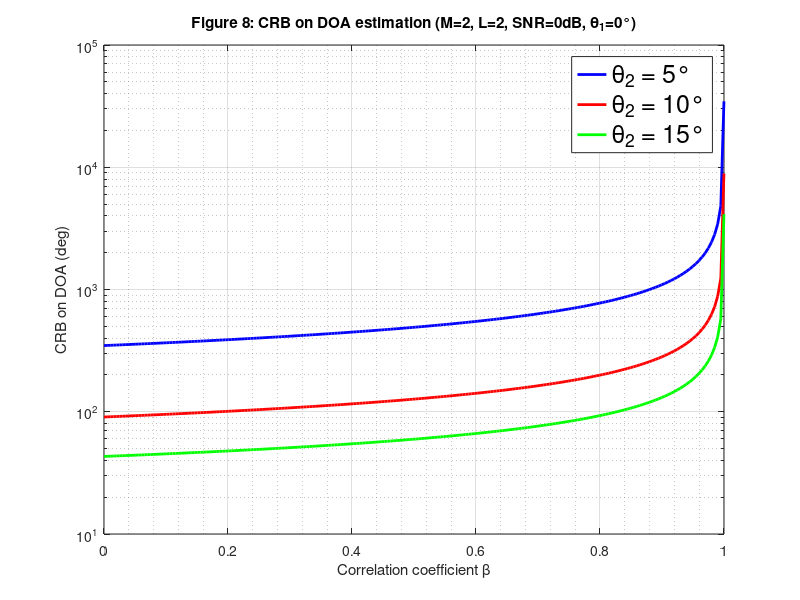

MATLAB code for this plot:



clc;
clear all;
close all;
% addpath('./functions');

rng(42); 


%% 复现 Bekkerman & Tabrikian (2006) Figure 8
% MIMO雷达中两个目标的角度估计CRB，M=2阵元，SNR=0dB
% 目标1固定于0°，目标2分别位于5°,10°,15°，相关系数β从0变化到1

%% 系统参数
M = 2;                      % 阵元数
d_lambda = 0.5;             % 阵元间距（波长归一化）
SNR_dB = 0;                 % 信噪比 (dB)
SNR_lin = 10^(SNR_dB/10);   % 线性值: SNR = N|α|^2/σ_w^2
N = 1;                      % 快拍数（可吸收进SNR，取1简化）
alpha1 = 1;                 % 目标1复振幅幅度
alpha2 = 1;                 % 目标2复振幅幅度
sigma_w2 = N * abs(alpha1)^2 / SNR_lin;  % 噪声方差 (SNR定义见论文(44))

% 角度（度）变换为弧度
theta1_deg = 0;             % 目标1角度
theta2_deg_list = [5, 10, 15];  % 目标2角度列表
beta_vals = linspace(0, 0.9999, 200);  % 相关系数β (0~0.99，避开β=1奇异)

% 预分配结果
CRB_results = zeros(length(theta2_deg_list), length(beta_vals));

%% 辅助函数
% 导向矢量 a(θ) (均匀线阵，半波长间距)
a_func = @(theta_deg) [1; exp(-1j * pi * sind(theta_deg))];

% 导向矢量对角度（弧度）的导数 da/dθ
da_dtheta = @(theta_deg) [0; -1j * pi * cosd(theta_deg) * exp(-1j * pi * sind(theta_deg))];

% A(θ) = a(θ) * a(θ)^T
A_mat = @(theta_deg) a_func(theta_deg) * a_func(theta_deg).';

% A'(θ) = a' a^T + a a'^T
dA_dtheta = @(theta_deg) da_dtheta(theta_deg) * a_func(theta_deg).' + a_func(theta_deg) * da_dtheta(theta_deg).';

% 计算 U * Λ^{1/2} 矩阵 (2x2)
% R_s = [1, beta; beta, 1] 的特征分解
U_sqrtLambda = @(beta) (1/sqrt(2)) * [sqrt(1+beta), sqrt(1-beta); 
                                       sqrt(1+beta), -sqrt(1-beta)];

% 等效导向矢量 d_β(θ) = sqrt(N) * vec( A(θ) * U Λ^{1/2} )   -> 4×1 列向量
d_beta_vec = @(theta_deg, beta) reshape( sqrt(N) * (A_mat(theta_deg) * U_sqrtLambda(beta)), [], 1);

% d_β(θ) 对角度（弧度）的导数 -> 4×1 列向量
d_dbeta_dtheta_vec = @(theta_deg, beta) reshape( sqrt(N) * (dA_dtheta(theta_deg) * U_sqrtLambda(beta)), [], 1);

%% 计算 CRB 的主函数
for k = 1:length(theta2_deg_list)
    theta2_deg = theta2_deg_list(k);
    for b_idx = 1:length(beta_vals)
        beta = beta_vals(b_idx);
        
        % 等效导向矢量及其导数 (均为 4×1)
        d1 = d_beta_vec(theta1_deg, beta);
        d2 = d_beta_vec(theta2_deg, beta);
        d1p = d_dbeta_dtheta_vec(theta1_deg, beta);
        d2p = d_dbeta_dtheta_vec(theta2_deg, beta);
        
        % 构造梯度矩阵 ∂μ/∂ξ (4个观测×6个实参数)
        % 参数顺序: θ1, θ2, Re(α1), Im(α1), Re(α2), Im(α2)
        grad = zeros(length(d1), 6);
        grad(:,1) = alpha1 * d1p;
        grad(:,2) = alpha2 * d2p;
        grad(:,3) = d1;
        grad(:,4) = 1j * d1;
        grad(:,5) = d2;
        grad(:,6) = 1j * d2;
        
        % Fisher信息矩阵 J = (2/σ_w^2) * Re( grad^H * grad )
        J = (2/sigma_w2) * real(grad' * grad);
        
        % 检查条件数，避免奇异
        if rcond(J) < 1e-12
            CRB_theta1_deg = Inf;
        else
            J_inv = inv(J);
            CRB_var_rad2 = J_inv(1,1);   % θ1的方差（弧度²）
            CRB_theta1_deg = sqrt(CRB_var_rad2) * (180/pi);  % 标准差（度）
        end
        CRB_results(k, b_idx) = CRB_theta1_deg;
    end
end

%% 绘图
figure(1);

colors = {'b', 'r', 'g'};
for k = 1:length(theta2_deg_list)
    semilogy(beta_vals, CRB_results(k,:), 'Color', colors{k}, 'LineWidth', 2, 'DisplayName', sprintf('\\theta_2 = %d°', theta2_deg_list(k)));
    hold on;
 end
xlabel('Correlation coefficient \beta');
ylabel('CRB on DOA (deg)');
title('Figure 8: CRB on DOA estimation (M=2, L=2, SNR=0dB, \theta_1=0°)');
grid on; 
grid minor;
legend('Location', 'best', 'FontSize', 18);
% ylim([0, 1.2]);
% xlim([0, 1]);
hold off;
